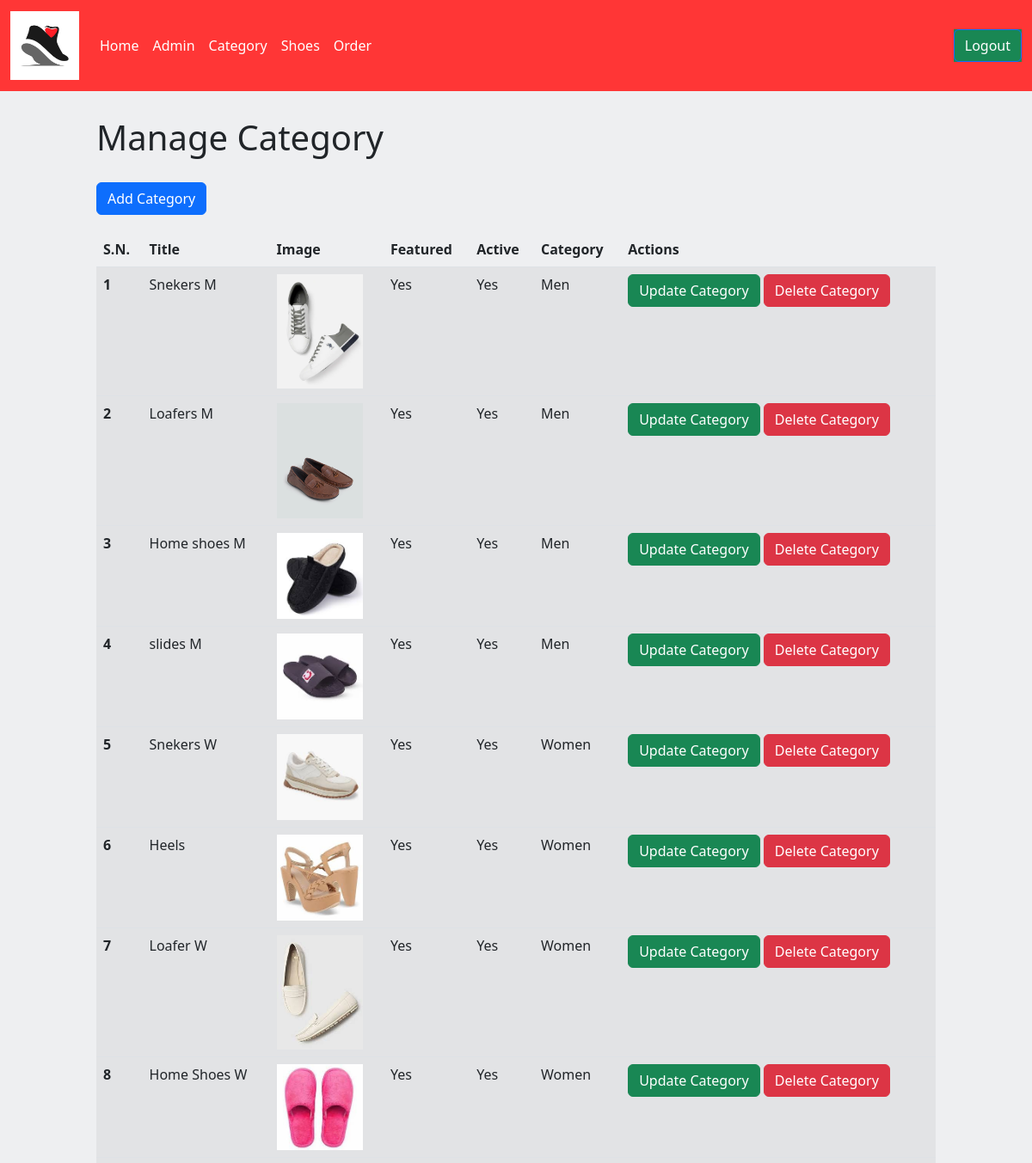
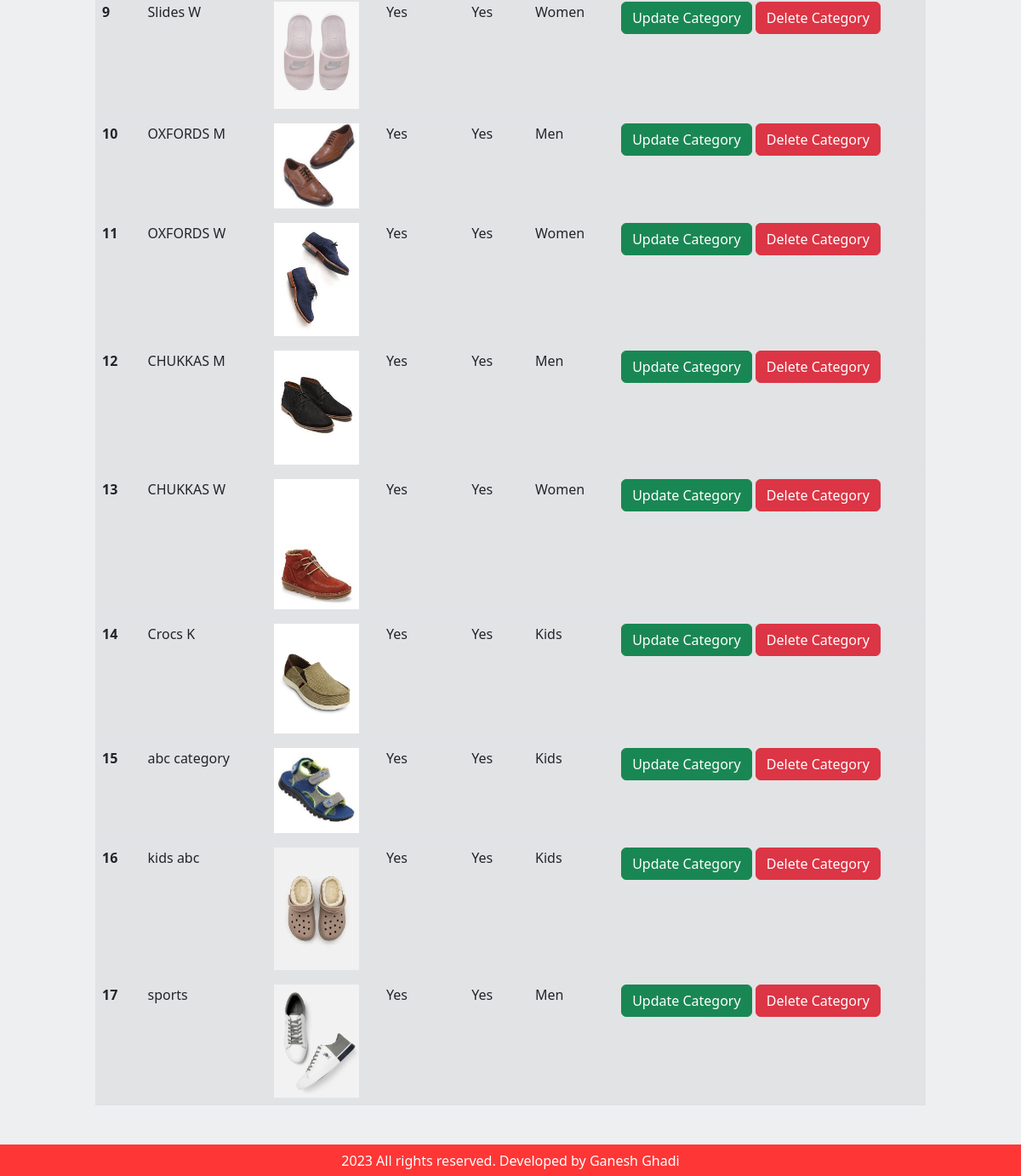
/admin/manage-category.php (signed in), run on the app's committed database (2 pictures, top to bottom).
### tables this page shows
CREATE TABLE `tbl_category` (
  `id` int(10) UNSIGNED NOT NULL,
  `title` varchar(100) NOT NULL,
  `image_name` varchar(255) NOT NULL,
  `featured` varchar(10) NOT NULL,
  `active` varchar(10) NOT NULL,
  `category_name` varchar(50) NOT NULL
);

### admin/manage-category.php (the view, shortened to what this page needs)
<?php include('partials/menu.php');?>
    <div class="container-fluid" style="background-color: #eeeff1;">
        <div class="row justify-content-evenly">
            <div class="col-10"  style="margin-top:20px;   margin-bottom:20px;">
                <h1>Manage Category</h1>
            </div>
        </div>
    <div class="row justify-content-evenly">
        <div class="col-10">
        <a href="<?php echo SITEURL; ?>admin/add-category.php" class="btn btn-primary">Add Category</a>
        </div>
       </div>
        <div class="row justify-content-evenly" >
            <div class="col-md-10" style="margin-top:20px; margin-bottom:30px;">
            <div class="table-responsive">
            <table class="table caption-top table-striped table-hover">
<thead>
    <tr>
      <th scope="col">S.N.</th>
      <th scope="col">Title</th>
      <th scope="col">Image</th>
      <th scope="col">Featured</th>
      <th scope="col">Active</th>
      <th scope="col">Category</th>
      <th scope="col">Actions</th>
    </tr>
  </thead>
   <?php
     $sql = "SELECT * FROM tbl_category";
     $res = mysqli_query($conn, $sql);
     $count = mysqli_num_rows($res);
        $sn=1;
     if($count>0)
     {
        while($row=mysqli_fetch_assoc($res))
        {
            $id = $row['id'];
            $title = $row['title'];
            $image_name = $row['image_name'];
            $featured = $row['featured'];
            $active = $row['active'];
            $category_name = $row['category_name'];
         ?>
         <tbody>
           <tr>
             <th scope="row"><?php echo $sn++; ?></th>
              <td><?php echo $title; ?></td>
                 <td>
                    <?php
                       if($image_name!="")
                       {
                         ?>
                            <img src="<?php echo SITEURL; ?>images/category/<?php echo $image_name; ?>" width="100px">
                          <?php
                       }
                       else
                       {
                        echo "<div class='text-danger'>Image not added</div>";
                       }
                  ?>
                </td>
                 <td><?php echo $featured; ?></td>
                 <td><?php echo $active; ?></td>
                 <td><?php echo $category_name; ?></td>
                 <td><a href="<?php echo SITEURL; ?>admin/update-category.php?id=<?php echo $id; ?>" class="btn btn-success">Update Category</a>
                <a href="<?php echo SITEURL; ?>admin/delete-category.php?id=<?php echo $id; ?>&image_name=<?php echo $image_name; ?>" class="btn btn-danger">Delete Category</a>
            </td>
           </tr>
            </tbody>
        <?php
        }
     }
     else
     {
            ?>
           <tr>
            <td><div class="text-danger">No category added.</div></td>
           </tr>
            <?php
     }
   ?>
            </table>
    </div>
            </div>
        </div>
    </div>
 <?php include('partials/footer.php'); ?>

### admin/index.css (style rules this page uses)
.h1, .h2, .h3, .h4, .h5, .h6, h1, h2, h3, h4, h5, h6 { margin-top: 10px !important; margin-bottom: 0.5rem; font-weight: 500; line-height: 1.2; }

### data on the page
tbl_category: title "Snekers M", image_name (picture), featured "Yes", active "Yes", category_name "Men"
tbl_category: title "Loafers M", image_name (picture), featured "Yes", active "Yes", category_name "Men"
tbl_category: title "Home shoes M", image_name (picture), featured "Yes", active "Yes", category_name "Men"
tbl_category: title "slides M", image_name (picture), featured "Yes", active "Yes", category_name "Men"
tbl_category: title "Snekers W", image_name (picture), featured "Yes", active "Yes", category_name "Women"
tbl_category: title "Heels", image_name (picture), featured "Yes", active "Yes", category_name "Women"
tbl_category: title "Loafer W", image_name (picture), featured "Yes", active "Yes", category_name "Women"
tbl_category: title "Home Shoes W", image_name (picture), featured "Yes", active "Yes", category_name "Women"
tbl_category: title "Slides W", image_name (picture), featured "Yes", active "Yes", category_name "Women"
tbl_category: title "OXFORDS M", image_name (picture), featured "Yes", active "Yes", category_name "Men"
tbl_category: title "OXFORDS W", image_name (picture), featured "Yes", active "Yes", category_name "Women"
tbl_category: title "CHUKKAS M", image_name (picture), featured "Yes", active "Yes", category_name "Men"
tbl_category: title "CHUKKAS W", image_name (picture), featured "Yes", active "Yes", category_name "Women"
tbl_category: title "Crocs K", image_name (picture), featured "Yes", active "Yes", category_name "Kids"
tbl_category: title "abc category", image_name (picture), featured "Yes", active "Yes", category_name "Kids"
tbl_category: title "kids abc", image_name (picture), featured "Yes", active "Yes", category_name "Kids"
tbl_category: title "sports", image_name (picture), featured "Yes", active "Yes", category_name "Men"
